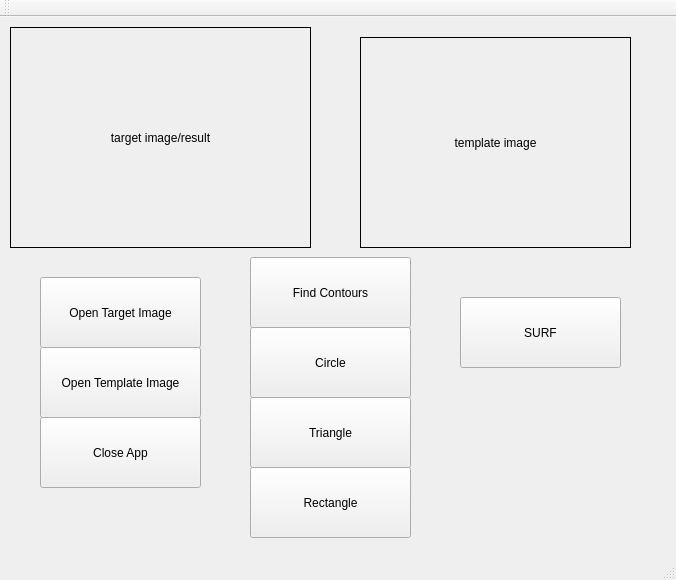
<?xml version="1.0" encoding="UTF-8"?>
<ui version="4.0">
 <class>MainWindow</class>
 <widget class="QMainWindow" name="MainWindow">
  <property name="geometry">
   <rect>
    <x>0</x>
    <y>0</y>
    <width>676</width>
    <height>580</height>
   </rect>
  </property>
  <property name="windowTitle">
   <string>Pro3</string>
  </property>
  <widget class="QWidget" name="centralWidget">
   <widget class="QLabel" name="target">
    <property name="geometry">
     <rect>
      <x>10</x>
      <y>10</y>
      <width>301</width>
      <height>221</height>
     </rect>
    </property>
    <property name="layoutDirection">
     <enum>Qt::LeftToRight</enum>
    </property>
    <property name="styleSheet">
     <string notr="true"/>
    </property>
    <property name="frameShape">
     <enum>QFrame::Box</enum>
    </property>
    <property name="text">
     <string>target image/result</string>
    </property>
    <property name="alignment">
     <set>Qt::AlignCenter</set>
    </property>
   </widget>
   <widget class="QLabel" name="temp">
    <property name="geometry">
     <rect>
      <x>360</x>
      <y>20</y>
      <width>271</width>
      <height>211</height>
     </rect>
    </property>
    <property name="frameShape">
     <enum>QFrame::Box</enum>
    </property>
    <property name="text">
     <string>template image</string>
    </property>
    <property name="alignment">
     <set>Qt::AlignCenter</set>
    </property>
   </widget>
   <widget class="QPushButton" name="openTarget">
    <property name="geometry">
     <rect>
      <x>40</x>
      <y>260</y>
      <width>161</width>
      <height>71</height>
     </rect>
    </property>
    <property name="text">
     <string>Open Target Image</string>
    </property>
   </widget>
   <widget class="QPushButton" name="openTemp">
    <property name="geometry">
     <rect>
      <x>40</x>
      <y>330</y>
      <width>161</width>
      <height>71</height>
     </rect>
    </property>
    <property name="text">
     <string>Open Template Image</string>
    </property>
   </widget>
   <widget class="QPushButton" name="closeApp">
    <property name="geometry">
     <rect>
      <x>40</x>
      <y>400</y>
      <width>161</width>
      <height>71</height>
     </rect>
    </property>
    <property name="text">
     <string>Close App</string>
    </property>
   </widget>
   <widget class="QPushButton" name="rectangle">
    <property name="geometry">
     <rect>
      <x>250</x>
      <y>450</y>
      <width>161</width>
      <height>71</height>
     </rect>
    </property>
    <property name="text">
     <string>Rectangle</string>
    </property>
   </widget>
   <widget class="QPushButton" name="triangle">
    <property name="geometry">
     <rect>
      <x>250</x>
      <y>380</y>
      <width>161</width>
      <height>71</height>
     </rect>
    </property>
    <property name="text">
     <string>Triangle</string>
    </property>
   </widget>
   <widget class="QPushButton" name="circle">
    <property name="geometry">
     <rect>
      <x>250</x>
      <y>310</y>
      <width>161</width>
      <height>71</height>
     </rect>
    </property>
    <property name="text">
     <string>Circle</string>
    </property>
   </widget>
   <widget class="QPushButton" name="countors">
    <property name="geometry">
     <rect>
      <x>250</x>
      <y>240</y>
      <width>161</width>
      <height>71</height>
     </rect>
    </property>
    <property name="text">
     <string>Find Contours</string>
    </property>
   </widget>
   <widget class="QPushButton" name="surf">
    <property name="geometry">
     <rect>
      <x>460</x>
      <y>280</y>
      <width>161</width>
      <height>71</height>
     </rect>
    </property>
    <property name="text">
     <string>SURF</string>
    </property>
   </widget>
  </widget>
  <widget class="QMenuBar" name="menuBar">
   <property name="geometry">
    <rect>
     <x>0</x>
     <y>0</y>
     <width>676</width>
     <height>25</height>
    </rect>
   </property>
  </widget>
  <widget class="QToolBar" name="mainToolBar">
   <attribute name="toolBarArea">
    <enum>TopToolBarArea</enum>
   </attribute>
   <attribute name="toolBarBreak">
    <bool>false</bool>
   </attribute>
  </widget>
  <widget class="QStatusBar" name="statusBar"/>
 </widget>
 <layoutdefault spacing="6" margin="11"/>
 <resources/>
 <connections/>
</ui>
